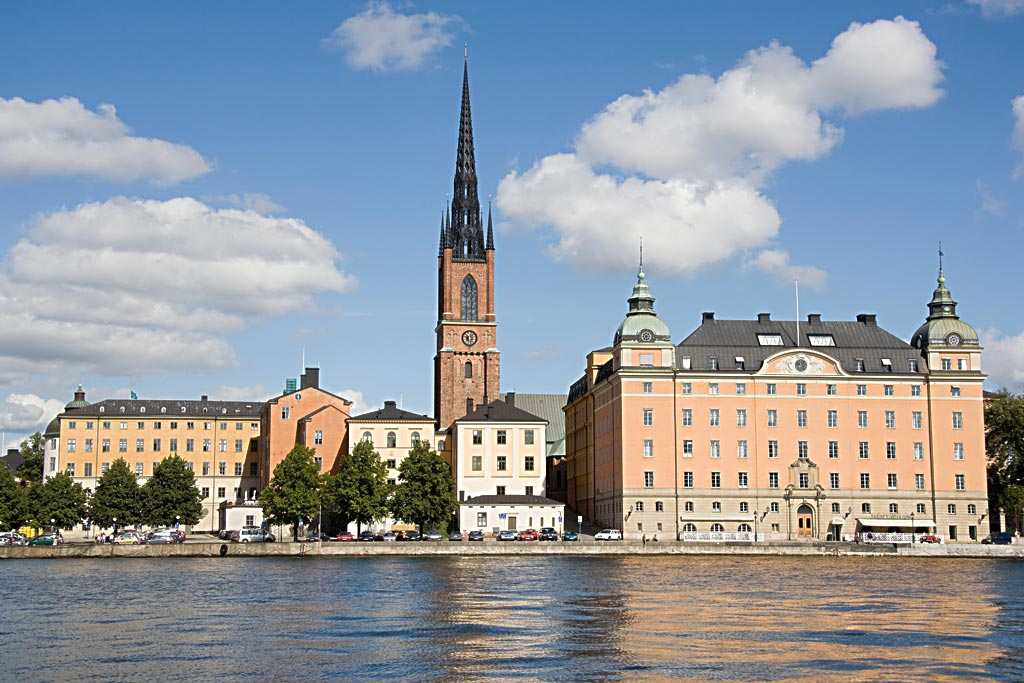
%> input picture images/image.jpg, 1024 x 683 px
$ octave finer_resolution_2.m   (GNU Octave 9; MATLAB toolbox functions it lacks are replaced by stand-ins)
%> lines starting %> are read from the running program, lines starting %| are printed output that depends on the picture
%read an image
IM=imread('image.jpg');
%> IM is the input picture: size 683x1024x3 uint8; mean R, G, B 142.1, 150.6, 160
IM=rgb2gray(IM);
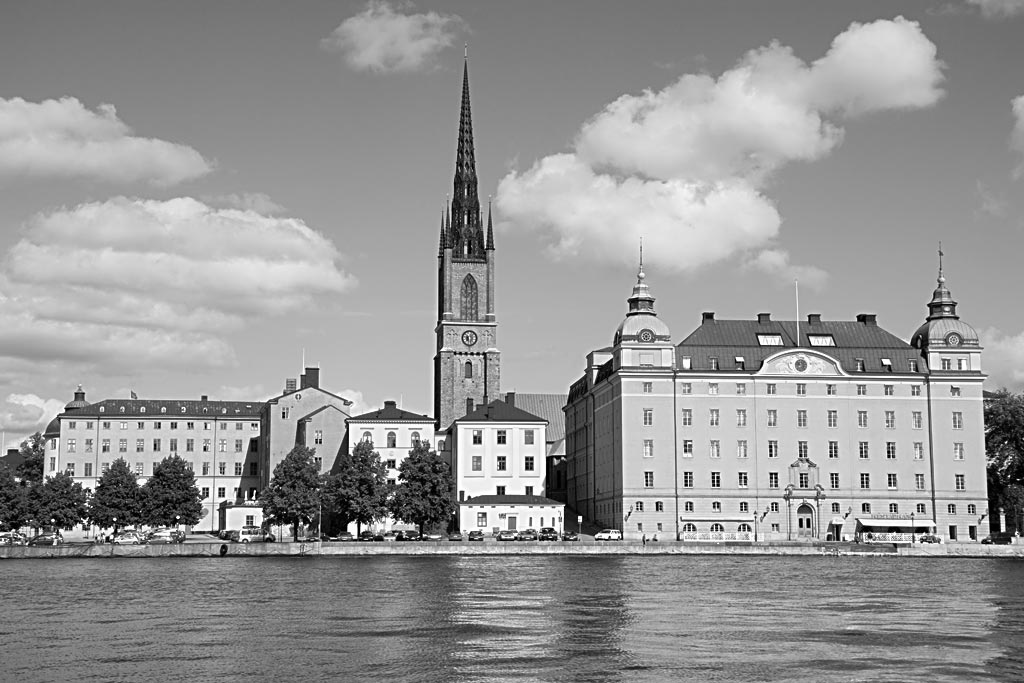
%> IM: size 683x1024 uint8; min 0, max 255, mean 149.1
IM=imresize(IM,0.5);
%> IM: size 342x512 uint8
IM=im2double(IM);
%> IM: size 342x512 double
figure,imshow(IM);

%Generate black space outside of the picture
temp=zeros(742,912);
for x=201:542
    for y=201:712
        temp(x,y)=IM(x-200,y-200);
    end
end
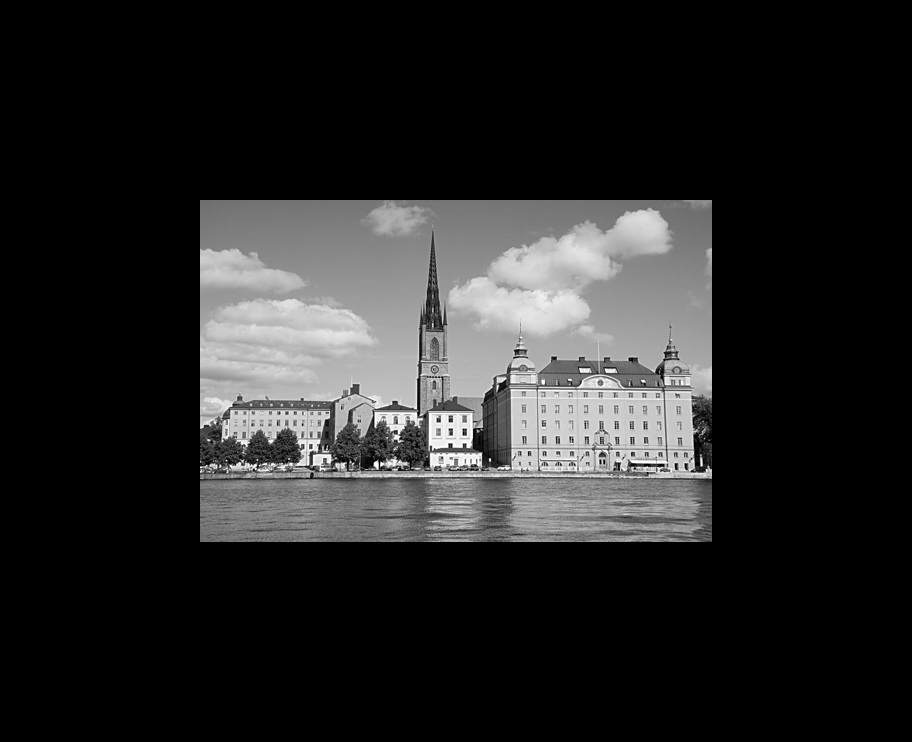
%> temp: size 742x912 double; min 0, max 1, mean 0.151

IM=zeros(742,912);
for x=1:742
    for y=1:912
        IM(x,y)=temp(x,y);
    end
end

figure,imshow(IM);

%Generate randon angles
fai=2*pi*rand(742,912,'double');

%get the frequency domain of the sharp image, simulate the experimental
%diffraction pattern
FFT_IM=fft2(IM);
%FFT_IM=fftshift(FFT_IM);
FFT_IM=abs(FFT_IM);

%Generate a new image with the Fourier frequency of the blured image and the random angles
FFT_IM_new=FFT_IM.*exp(1i*fai);
IM_new=abs(ifft2(FFT_IM_new));
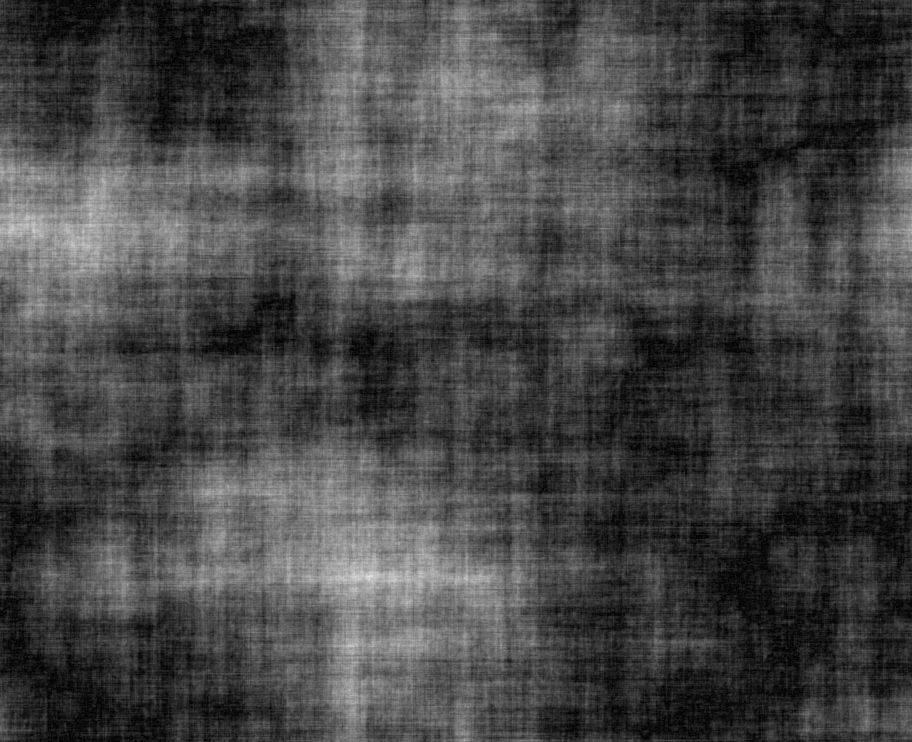
%> IM_new: size 742x912 double; min 0.000179, max 0.902, mean 0.277

%Iteration between the real space and reciprocal space
Iteration=100;
%> (the run ends here)
